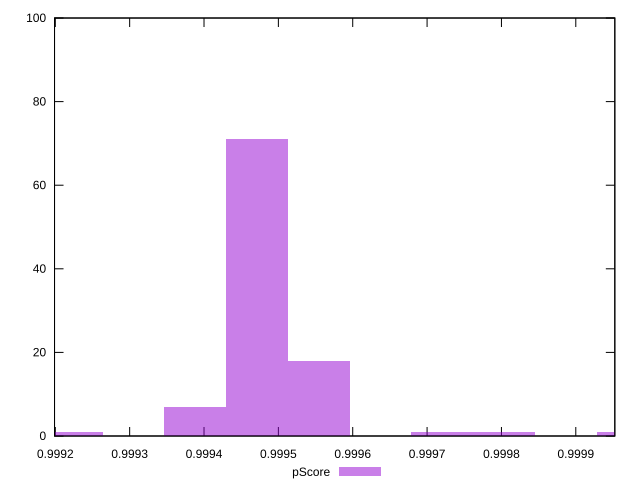

This figure's gnuplot source:
reset

$pScore <<EOF
0.9993881731070247 7
0.9994712615816761 71
0.9995543500563275 18
0.9999697924295845 1
0.9992219961577219 1
0.9997205270056303 1
0.9998036154802817 1
EOF

set key outside below
set boxwidth 0.0000830884746513988
set xrange [0.9991989616958772:0.9999524889599284]
set yrange [0:100]
set trange [0:100]
set style fill transparent solid 0.5 noborder
set terminal svg size 640, 490 enhanced background rgb 'white'
set output "reports/report_00031_2021-02-24T23-18-18.084Z/speed-index/samples/agenda/pScore/histogram.svg"

plot $pScore title "pScore" with boxes

reset
